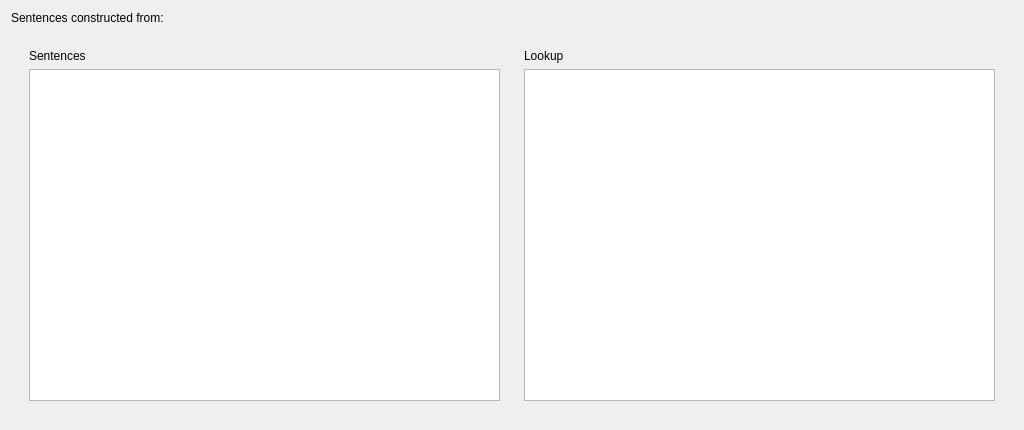
<?xml version="1.0" encoding="UTF-8"?>
<ui version="4.0">
 <class>Dialog</class>
 <widget class="QDialog" name="Dialog">
  <property name="geometry">
   <rect>
    <x>0</x>
    <y>0</y>
    <width>1024</width>
    <height>430</height>
   </rect>
  </property>
  <property name="windowTitle">
   <string>Debug – Sentences</string>
  </property>
  <layout class="QVBoxLayout" name="verticalLayout">
   <item>
    <widget class="QLabel" name="label_source">
     <property name="text">
      <string>Sentences constructed from:</string>
     </property>
    </widget>
   </item>
   <item>
    <widget class="QWidget" name="widget_2" native="true">
     <layout class="QHBoxLayout" name="horizontalLayout">
      <item>
       <widget class="QWidget" name="widget" native="true">
        <layout class="QVBoxLayout" name="verticalLayout_2">
         <item>
          <widget class="QLabel" name="label">
           <property name="text">
            <string>Sentences</string>
           </property>
          </widget>
         </item>
         <item>
          <widget class="QPlainTextEdit" name="textedit_sentences">
           <property name="readOnly">
            <bool>true</bool>
           </property>
          </widget>
         </item>
        </layout>
       </widget>
      </item>
      <item>
       <widget class="QWidget" name="widget_3" native="true">
        <layout class="QVBoxLayout" name="verticalLayout_3">
         <item>
          <widget class="QLabel" name="label_2">
           <property name="text">
            <string>Lookup</string>
           </property>
          </widget>
         </item>
         <item>
          <widget class="QPlainTextEdit" name="textedit_lookup">
           <property name="readOnly">
            <bool>true</bool>
           </property>
          </widget>
         </item>
        </layout>
       </widget>
      </item>
     </layout>
    </widget>
   </item>
  </layout>
 </widget>
 <resources/>
 <connections/>
</ui>
